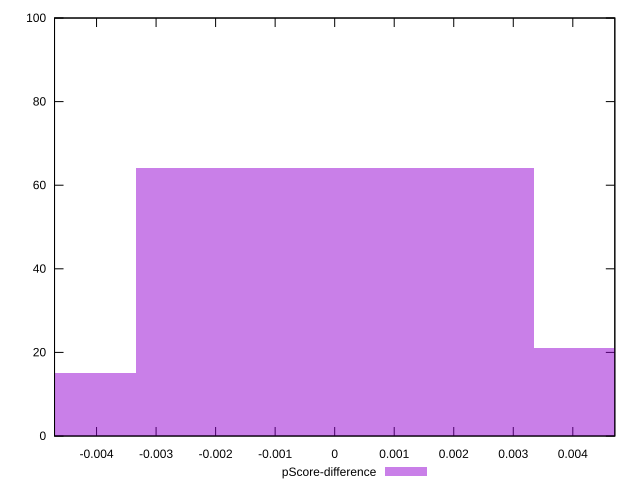

The script that saved this image:
reset

$pScoreDifference <<EOF
0 64
-0.0066893559092788 15
0.0066893559092788 21
EOF

set key outside below
set boxwidth 0.0066893559092788
set xrange [-0.004705882352941226:0.004705882352941185]
set yrange [0:100]
set trange [0:100]
set style fill transparent solid 0.5 noborder
set terminal svg size 640, 490 enhanced background rgb 'white'
set output "report_00021_2021-02-20T09:16:39.615Z/uses-text-compression/samples/pages+cached/pScore-difference/histogram.svg"

plot $pScoreDifference title "pScore-difference" with boxes

reset
